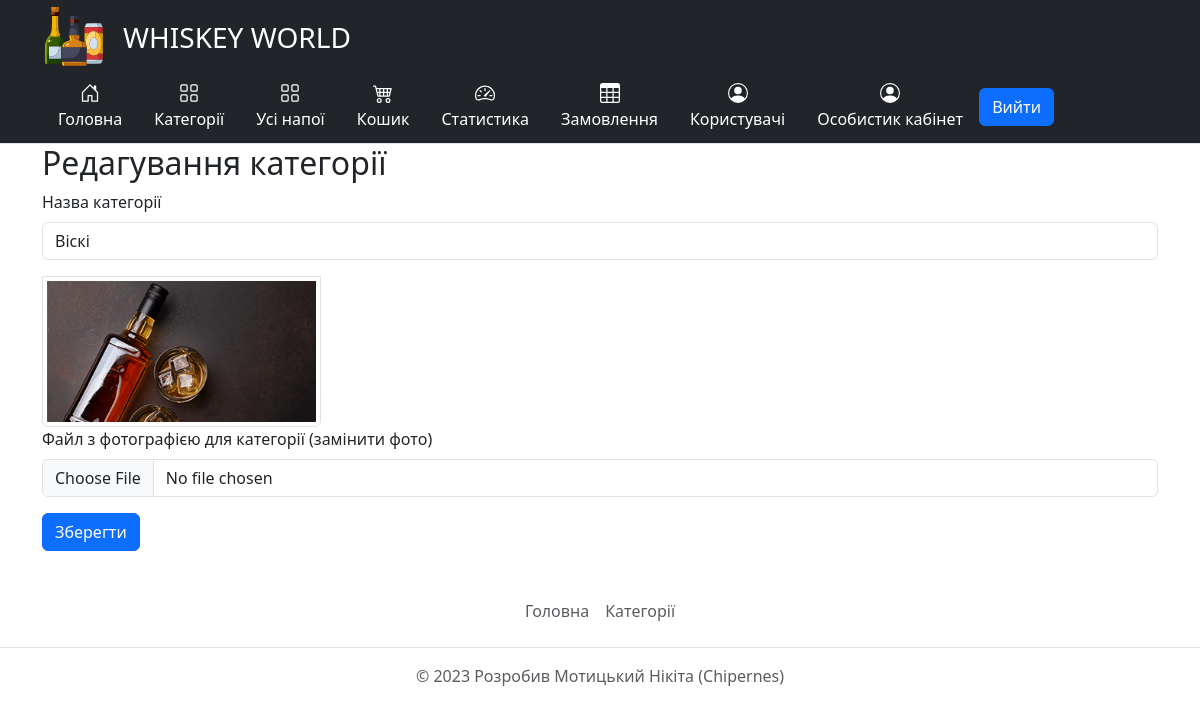
The page /categories/edit/1 (signed in) on the database its author committed.
### tables this page shows
CREATE TABLE `Categories` (
  `CategoryId` int NOT NULL,
  `Name` varchar(255) NOT NULL,
  `Image` varchar(255) DEFAULT NULL
);

### core/Template.php (called while the page is built, shortened)
<?php
class Template
{
    public function __construct($path)
    {
        $this->path = $path;
    }
    public function getHTML() {
        include($this->path);
        $html = ob_get_contents();
        return $html;
    }
}

### core/Controller.php (called while the page is built, shortened)
<?php
class Controller
{
    protected $viewPath;
    public function __construct()
    {
        $this->moduleName = Core::getInstance()->app['moduleName'];
        $this->actionName = Core::getInstance()->app['$actionName'];
        $this->viewPath = "views/{$this->moduleName}/{$this->actionName}.php";
    }
    public function render($viewPath = null, $params = null)
    {
        if (empty($viewPath))
            $viewPath = $this->viewPath;
        $tpl = new Template($viewPath);
        if (!empty($params))
            $tpl->setParams($params);
        return $tpl->getHTML();
    }
}

### controllers/CategoriesController.php (called while the page is built, shortened)
<?php
class CategoriesController extends Controller
{
    public function editAction($params)
    {
        $id = intval($params[0]);
        $categories = Categories::getCategoryById($id);
        return $this->render(null,
            [
                'categories' => $categories,
            ]);
    }
}

### index.php (called while the page is built, shortened)
<?php
spl_autoload_register(function($className) {
    $path = $className.'.php';
});
$core = core\Core::getInstance();
$core->Initialize();
$core->Run();

### core/DB.php (called while the page is built, shortened)
<?php
class DB
{
    protected $pdo;
    public function __construct($hostname, $login, $password, $database)
    {
        $this->pdo = new \PDO("mysql: host={$hostname}; dbname={$database}", $login, $password);
    }
    public function select($tableName, $fieldsList = '*', $conditionArray = null, $conditionOperators = 'AND')
    {
        if (is_string($fieldsList))
            $fieldsListString = $fieldsList;
        $wherePartString = '';
        if (is_array($conditionArray)) {
            $whereParts = [];
            foreach ($conditionArray as $key => $value) {
                $whereParts [] = "{$key} = :{$key}";
            }
            $wherePartString = 'WHERE ' . implode(" $conditionOperators ", $whereParts);
        }
        $res = $this->pdo->prepare("SELECT {$fieldsListString} FROM {$tableName} {$wherePartString}");
        $res->execute($conditionArray);
        return $res->fetchAll(\PDO::FETCH_ASSOC);
    }
}

### models/Categories.php (called while the page is built, shortened)
<?php
class Categories
{
    protected static $tableName = 'Categories';
    public static function getCategoryById($id)
    {
        $rows = Core::getInstance()->db->select(self::$tableName, '*', ['CategoryId' => $id]);
        if (!empty($rows))
            return $rows[0];
        else
            return null;
    }
}

### views/categories/edit.php (the view, shortened to what this page needs)
<h2>Редагування категорії</h2>
<form action="" method="post" enctype="multipart/form-data">
    <div class="mb-3">
        <label for="name" class="form-label">Назва категорії</label>
        <input type="text" class="form-control" id="name" name="name" value="<?= $categories['Name'] ?>">
    </div>
    <div class="col-3">
        <?php $filePath = 'files/categories/' . $categories['Image']; ?>
        <?php if (is_file($filePath)): ?>
            <img src="/<?= $filePath ?>" class="card-img-top img-thumbnail" alt="">
        <?php else: ?>
            <img src="/static/images/no-image.jpg" class="card-img-top img-thumbnail" alt="">
        <?php endif; ?>
    </div>
    <div class="mb-3">
        <label for="file" class="form-label">Файл з фотографією для категорії (замінити фото)</label>
        <input class="form-control" type="file" id="file" name="file" accept="image/jpeg">
    </div>
    <button class="btn btn-primary" type="submit">Зберегти</button>
</form>

### rows shown on the page
categories: name "Віскі", Image (picture)
